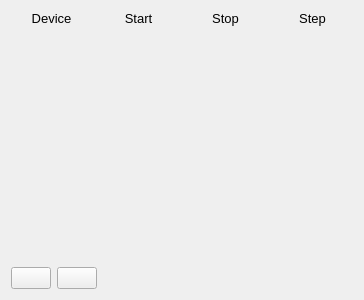
<?xml version="1.0" encoding="UTF-8"?>
<ui version="4.0">
 <class>ScanConfig</class>
 <widget class="QWidget" name="ScanConfig">
  <property name="geometry">
   <rect>
    <x>0</x>
    <y>0</y>
    <width>364</width>
    <height>300</height>
   </rect>
  </property>
  <property name="windowTitle">
   <string>Form</string>
  </property>
  <layout class="QVBoxLayout" name="verticalLayout_2">
   <item>
    <layout class="QVBoxLayout" name="devices_layout">
     <item>
      <layout class="QHBoxLayout" name="horizontalLayout">
       <item>
        <widget class="QLabel" name="label_3">
         <property name="font">
          <font>
           <pointsize>10</pointsize>
          </font>
         </property>
         <property name="text">
          <string>Device</string>
         </property>
         <property name="alignment">
          <set>Qt::AlignHCenter|Qt::AlignTop</set>
         </property>
        </widget>
       </item>
       <item>
        <widget class="QLabel" name="label_2">
         <property name="font">
          <font>
           <pointsize>10</pointsize>
          </font>
         </property>
         <property name="text">
          <string>Start</string>
         </property>
         <property name="alignment">
          <set>Qt::AlignHCenter|Qt::AlignTop</set>
         </property>
        </widget>
       </item>
       <item>
        <widget class="QLabel" name="label">
         <property name="font">
          <font>
           <pointsize>10</pointsize>
          </font>
         </property>
         <property name="text">
          <string>Stop</string>
         </property>
         <property name="alignment">
          <set>Qt::AlignHCenter|Qt::AlignTop</set>
         </property>
        </widget>
       </item>
       <item>
        <widget class="QLabel" name="label_4">
         <property name="font">
          <font>
           <pointsize>10</pointsize>
          </font>
         </property>
         <property name="text">
          <string>Step</string>
         </property>
         <property name="alignment">
          <set>Qt::AlignHCenter|Qt::AlignTop</set>
         </property>
        </widget>
       </item>
      </layout>
     </item>
    </layout>
   </item>
   <item>
    <spacer name="verticalSpacer">
     <property name="orientation">
      <enum>Qt::Vertical</enum>
     </property>
     <property name="sizeHint" stdset="0">
      <size>
       <width>20</width>
       <height>40</height>
      </size>
     </property>
    </spacer>
   </item>
   <item>
    <layout class="QHBoxLayout" name="horizontalLayout_2">
     <item>
      <widget class="QPushButton" name="add_device_button">
       <property name="styleSheet">
        <string notr="true"/>
       </property>
       <property name="text">
        <string/>
       </property>
       <property name="icon">
        <iconset resource="resources.qrc">
         <normaloff>:/icons/icons/plus.png</normaloff>:/icons/icons/plus.png</iconset>
       </property>
      </widget>
     </item>
     <item>
      <widget class="QPushButton" name="remove_device_button">
       <property name="text">
        <string/>
       </property>
       <property name="icon">
        <iconset resource="resources.qrc">
         <normaloff>:/icons/icons/minus.png</normaloff>:/icons/icons/minus.png</iconset>
       </property>
      </widget>
     </item>
     <item>
      <spacer name="horizontalSpacer">
       <property name="orientation">
        <enum>Qt::Horizontal</enum>
       </property>
       <property name="sizeHint" stdset="0">
        <size>
         <width>40</width>
         <height>20</height>
        </size>
       </property>
      </spacer>
     </item>
    </layout>
   </item>
  </layout>
 </widget>
 <resources>
  <include location="resources.qrc"/>
 </resources>
 <connections/>
</ui>
